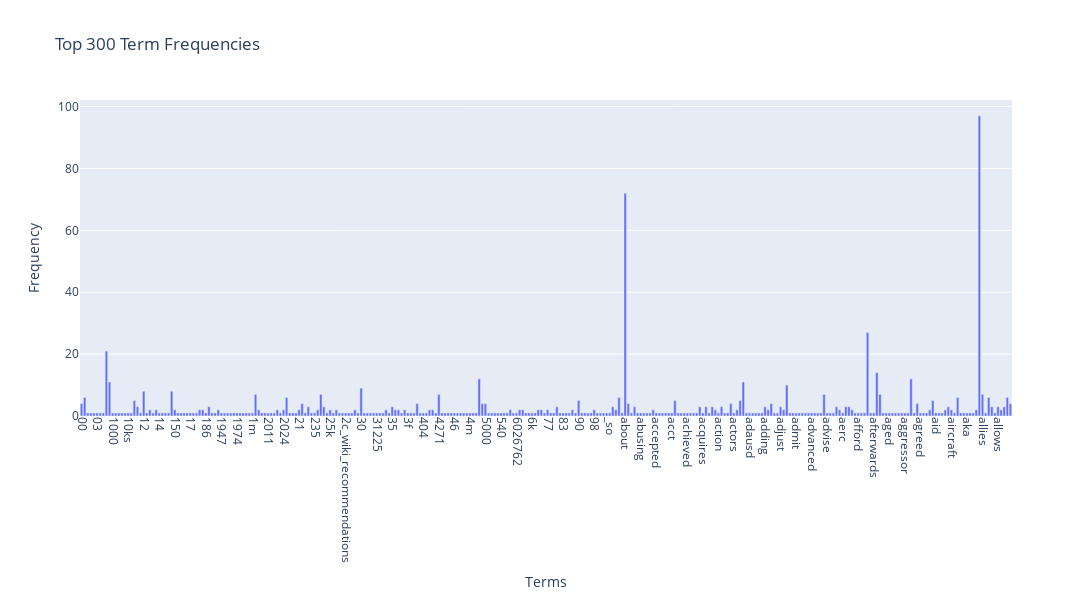

Notebook cell for this chart:
### Code cell
#Exercise 12
# Answer here
import plotly.express as px

term_frequencies = np.asarray(df_counts.sum(axis=0))[0]

# Create interactive bar plot
fig = px.bar(
    x=count_vect.get_feature_names_out()[:300],
    y=term_frequencies[:300],
    labels={'x': 'Terms', 'y': 'Frequency'},
    title="Top 300 Term Frequencies",
)

# Rotate x-axis labels for readability
fig.update_layout(
    xaxis=dict(tickangle=90),
    width=1200,  # make wide
    height=600
)

fig.show()

### Figure 1 — Plotly figure (JSON) as saved in the notebook; plotly's stock layout.template omitted (floating-point values rounded to 4 significant figures; data arrays with more than 128 entries replaced by an {"elided": "..."} marker saying what was removed)
{"data": [{"hovertemplate": "Terms=%{x}<br>Frequency=%{y}<extra></extra>", "legendgroup": "", "marker": {"color": "#636efa", "pattern": {"shape": ""}}, "name": "", "orientation": "v", "showlegend": false, "textposition": "auto", "type": "bar", "x": {"elided": "300 str values"}, "xaxis": "x", "y": {"elided": "300 int values"}, "yaxis": "y"}], "layout": {"barmode": "relative", "height": 600, "legend": {"tracegroupgap": 0}, "title": {"text": "Top 300 Term Frequencies"}, "width": 1200, "xaxis": {"anchor": "y", "domain": [0, 1], "tickangle": 90, "title": {"text": "Terms"}}, "yaxis": {"anchor": "x", "domain": [0, 1], "title": {"text": "Frequency"}}}}
